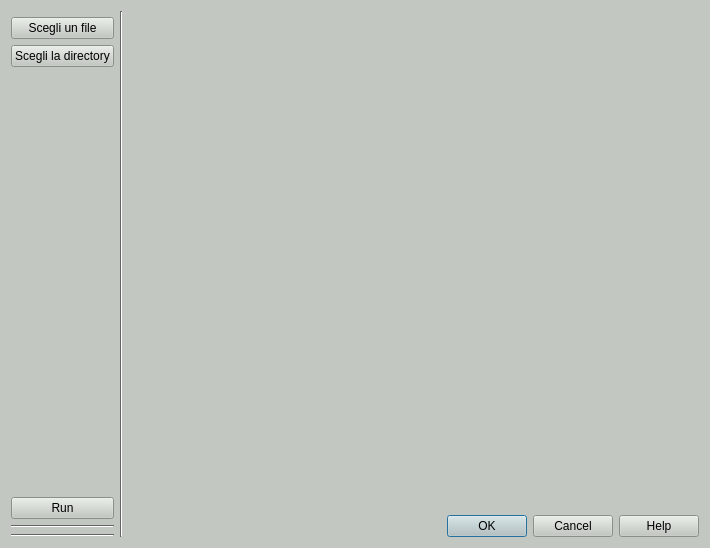
<?xml version="1.0" encoding="UTF-8"?>
<ui version="4.0">
 <class>DialogImagesComparision</class>
 <widget class="QDialog" name="DialogImagesComparision">
  <property name="geometry">
   <rect>
    <x>0</x>
    <y>0</y>
    <width>710</width>
    <height>548</height>
   </rect>
  </property>
  <property name="palette">
   <palette>
    <active>
     <colorrole role="WindowText">
      <brush brushstyle="SolidPattern">
       <color alpha="255">
        <red>0</red>
        <green>0</green>
        <blue>0</blue>
       </color>
      </brush>
     </colorrole>
     <colorrole role="Button">
      <brush brushstyle="SolidPattern">
       <color alpha="255">
        <red>194</red>
        <green>200</green>
        <blue>193</blue>
       </color>
      </brush>
     </colorrole>
     <colorrole role="Light">
      <brush brushstyle="SolidPattern">
       <color alpha="255">
        <red>255</red>
        <green>255</green>
        <blue>255</blue>
       </color>
      </brush>
     </colorrole>
     <colorrole role="Midlight">
      <brush brushstyle="SolidPattern">
       <color alpha="255">
        <red>224</red>
        <green>227</green>
        <blue>224</blue>
       </color>
      </brush>
     </colorrole>
     <colorrole role="Dark">
      <brush brushstyle="SolidPattern">
       <color alpha="255">
        <red>97</red>
        <green>100</green>
        <blue>96</blue>
       </color>
      </brush>
     </colorrole>
     <colorrole role="Mid">
      <brush brushstyle="SolidPattern">
       <color alpha="255">
        <red>129</red>
        <green>133</green>
        <blue>129</blue>
       </color>
      </brush>
     </colorrole>
     <colorrole role="Text">
      <brush brushstyle="SolidPattern">
       <color alpha="255">
        <red>0</red>
        <green>0</green>
        <blue>0</blue>
       </color>
      </brush>
     </colorrole>
     <colorrole role="BrightText">
      <brush brushstyle="SolidPattern">
       <color alpha="255">
        <red>255</red>
        <green>255</green>
        <blue>255</blue>
       </color>
      </brush>
     </colorrole>
     <colorrole role="ButtonText">
      <brush brushstyle="SolidPattern">
       <color alpha="255">
        <red>0</red>
        <green>0</green>
        <blue>0</blue>
       </color>
      </brush>
     </colorrole>
     <colorrole role="Base">
      <brush brushstyle="SolidPattern">
       <color alpha="255">
        <red>255</red>
        <green>255</green>
        <blue>255</blue>
       </color>
      </brush>
     </colorrole>
     <colorrole role="Window">
      <brush brushstyle="SolidPattern">
       <color alpha="255">
        <red>194</red>
        <green>200</green>
        <blue>193</blue>
       </color>
      </brush>
     </colorrole>
     <colorrole role="Shadow">
      <brush brushstyle="SolidPattern">
       <color alpha="255">
        <red>0</red>
        <green>0</green>
        <blue>0</blue>
       </color>
      </brush>
     </colorrole>
     <colorrole role="AlternateBase">
      <brush brushstyle="SolidPattern">
       <color alpha="255">
        <red>224</red>
        <green>227</green>
        <blue>224</blue>
       </color>
      </brush>
     </colorrole>
     <colorrole role="ToolTipBase">
      <brush brushstyle="SolidPattern">
       <color alpha="255">
        <red>255</red>
        <green>255</green>
        <blue>220</blue>
       </color>
      </brush>
     </colorrole>
     <colorrole role="ToolTipText">
      <brush brushstyle="SolidPattern">
       <color alpha="255">
        <red>0</red>
        <green>0</green>
        <blue>0</blue>
       </color>
      </brush>
     </colorrole>
     <colorrole role="PlaceholderText">
      <brush brushstyle="SolidPattern">
       <color alpha="128">
        <red>0</red>
        <green>0</green>
        <blue>0</blue>
       </color>
      </brush>
     </colorrole>
    </active>
    <inactive>
     <colorrole role="WindowText">
      <brush brushstyle="SolidPattern">
       <color alpha="255">
        <red>0</red>
        <green>0</green>
        <blue>0</blue>
       </color>
      </brush>
     </colorrole>
     <colorrole role="Button">
      <brush brushstyle="SolidPattern">
       <color alpha="255">
        <red>194</red>
        <green>200</green>
        <blue>193</blue>
       </color>
      </brush>
     </colorrole>
     <colorrole role="Light">
      <brush brushstyle="SolidPattern">
       <color alpha="255">
        <red>255</red>
        <green>255</green>
        <blue>255</blue>
       </color>
      </brush>
     </colorrole>
     <colorrole role="Midlight">
      <brush brushstyle="SolidPattern">
       <color alpha="255">
        <red>224</red>
        <green>227</green>
        <blue>224</blue>
       </color>
      </brush>
     </colorrole>
     <colorrole role="Dark">
      <brush brushstyle="SolidPattern">
       <color alpha="255">
        <red>97</red>
        <green>100</green>
        <blue>96</blue>
       </color>
      </brush>
     </colorrole>
     <colorrole role="Mid">
      <brush brushstyle="SolidPattern">
       <color alpha="255">
        <red>129</red>
        <green>133</green>
        <blue>129</blue>
       </color>
      </brush>
     </colorrole>
     <colorrole role="Text">
      <brush brushstyle="SolidPattern">
       <color alpha="255">
        <red>0</red>
        <green>0</green>
        <blue>0</blue>
       </color>
      </brush>
     </colorrole>
     <colorrole role="BrightText">
      <brush brushstyle="SolidPattern">
       <color alpha="255">
        <red>255</red>
        <green>255</green>
        <blue>255</blue>
       </color>
      </brush>
     </colorrole>
     <colorrole role="ButtonText">
      <brush brushstyle="SolidPattern">
       <color alpha="255">
        <red>0</red>
        <green>0</green>
        <blue>0</blue>
       </color>
      </brush>
     </colorrole>
     <colorrole role="Base">
      <brush brushstyle="SolidPattern">
       <color alpha="255">
        <red>255</red>
        <green>255</green>
        <blue>255</blue>
       </color>
      </brush>
     </colorrole>
     <colorrole role="Window">
      <brush brushstyle="SolidPattern">
       <color alpha="255">
        <red>194</red>
        <green>200</green>
        <blue>193</blue>
       </color>
      </brush>
     </colorrole>
     <colorrole role="Shadow">
      <brush brushstyle="SolidPattern">
       <color alpha="255">
        <red>0</red>
        <green>0</green>
        <blue>0</blue>
       </color>
      </brush>
     </colorrole>
     <colorrole role="AlternateBase">
      <brush brushstyle="SolidPattern">
       <color alpha="255">
        <red>224</red>
        <green>227</green>
        <blue>224</blue>
       </color>
      </brush>
     </colorrole>
     <colorrole role="ToolTipBase">
      <brush brushstyle="SolidPattern">
       <color alpha="255">
        <red>255</red>
        <green>255</green>
        <blue>220</blue>
       </color>
      </brush>
     </colorrole>
     <colorrole role="ToolTipText">
      <brush brushstyle="SolidPattern">
       <color alpha="255">
        <red>0</red>
        <green>0</green>
        <blue>0</blue>
       </color>
      </brush>
     </colorrole>
     <colorrole role="PlaceholderText">
      <brush brushstyle="SolidPattern">
       <color alpha="128">
        <red>0</red>
        <green>0</green>
        <blue>0</blue>
       </color>
      </brush>
     </colorrole>
    </inactive>
    <disabled>
     <colorrole role="WindowText">
      <brush brushstyle="SolidPattern">
       <color alpha="255">
        <red>97</red>
        <green>100</green>
        <blue>96</blue>
       </color>
      </brush>
     </colorrole>
     <colorrole role="Button">
      <brush brushstyle="SolidPattern">
       <color alpha="255">
        <red>194</red>
        <green>200</green>
        <blue>193</blue>
       </color>
      </brush>
     </colorrole>
     <colorrole role="Light">
      <brush brushstyle="SolidPattern">
       <color alpha="255">
        <red>255</red>
        <green>255</green>
        <blue>255</blue>
       </color>
      </brush>
     </colorrole>
     <colorrole role="Midlight">
      <brush brushstyle="SolidPattern">
       <color alpha="255">
        <red>224</red>
        <green>227</green>
        <blue>224</blue>
       </color>
      </brush>
     </colorrole>
     <colorrole role="Dark">
      <brush brushstyle="SolidPattern">
       <color alpha="255">
        <red>97</red>
        <green>100</green>
        <blue>96</blue>
       </color>
      </brush>
     </colorrole>
     <colorrole role="Mid">
      <brush brushstyle="SolidPattern">
       <color alpha="255">
        <red>129</red>
        <green>133</green>
        <blue>129</blue>
       </color>
      </brush>
     </colorrole>
     <colorrole role="Text">
      <brush brushstyle="SolidPattern">
       <color alpha="255">
        <red>97</red>
        <green>100</green>
        <blue>96</blue>
       </color>
      </brush>
     </colorrole>
     <colorrole role="BrightText">
      <brush brushstyle="SolidPattern">
       <color alpha="255">
        <red>255</red>
        <green>255</green>
        <blue>255</blue>
       </color>
      </brush>
     </colorrole>
     <colorrole role="ButtonText">
      <brush brushstyle="SolidPattern">
       <color alpha="255">
        <red>97</red>
        <green>100</green>
        <blue>96</blue>
       </color>
      </brush>
     </colorrole>
     <colorrole role="Base">
      <brush brushstyle="SolidPattern">
       <color alpha="255">
        <red>194</red>
        <green>200</green>
        <blue>193</blue>
       </color>
      </brush>
     </colorrole>
     <colorrole role="Window">
      <brush brushstyle="SolidPattern">
       <color alpha="255">
        <red>194</red>
        <green>200</green>
        <blue>193</blue>
       </color>
      </brush>
     </colorrole>
     <colorrole role="Shadow">
      <brush brushstyle="SolidPattern">
       <color alpha="255">
        <red>0</red>
        <green>0</green>
        <blue>0</blue>
       </color>
      </brush>
     </colorrole>
     <colorrole role="AlternateBase">
      <brush brushstyle="SolidPattern">
       <color alpha="255">
        <red>194</red>
        <green>200</green>
        <blue>193</blue>
       </color>
      </brush>
     </colorrole>
     <colorrole role="ToolTipBase">
      <brush brushstyle="SolidPattern">
       <color alpha="255">
        <red>255</red>
        <green>255</green>
        <blue>220</blue>
       </color>
      </brush>
     </colorrole>
     <colorrole role="ToolTipText">
      <brush brushstyle="SolidPattern">
       <color alpha="255">
        <red>0</red>
        <green>0</green>
        <blue>0</blue>
       </color>
      </brush>
     </colorrole>
     <colorrole role="PlaceholderText">
      <brush brushstyle="SolidPattern">
       <color alpha="128">
        <red>0</red>
        <green>0</green>
        <blue>0</blue>
       </color>
      </brush>
     </colorrole>
    </disabled>
   </palette>
  </property>
  <property name="windowTitle">
   <string>ChartMaker</string>
  </property>
  <layout class="QGridLayout" name="gridLayout">
   <item row="0" column="1" rowspan="7" colspan="2">
    <widget class="Line" name="line_3">
     <property name="orientation">
      <enum>Qt::Vertical</enum>
     </property>
    </widget>
   </item>
   <item row="1" column="2" rowspan="6">
    <layout class="QVBoxLayout" name="verticalLayout_3">
     <item>
      <widget class="Mplwidget" name="widget" native="true">
       <property name="sizePolicy">
        <sizepolicy hsizetype="Expanding" vsizetype="Expanding">
         <horstretch>0</horstretch>
         <verstretch>0</verstretch>
        </sizepolicy>
       </property>
       <property name="minimumSize">
        <size>
         <width>470</width>
         <height>460</height>
        </size>
       </property>
      </widget>
     </item>
     <item>
      <spacer name="verticalSpacer_2">
       <property name="orientation">
        <enum>Qt::Vertical</enum>
       </property>
       <property name="sizeHint" stdset="0">
        <size>
         <width>20</width>
         <height>40</height>
        </size>
       </property>
      </spacer>
     </item>
     <item>
      <widget class="QDialogButtonBox" name="buttonBox">
       <property name="orientation">
        <enum>Qt::Horizontal</enum>
       </property>
       <property name="standardButtons">
        <set>QDialogButtonBox::Cancel|QDialogButtonBox::Help|QDialogButtonBox::Ok</set>
       </property>
      </widget>
     </item>
    </layout>
   </item>
   <item row="1" column="0">
    <widget class="QPushButton" name="pushButton_chose_file">
     <property name="text">
      <string>Scegli un file</string>
     </property>
    </widget>
   </item>
   <item row="2" column="0">
    <widget class="QPushButton" name="pushButton_chose_dir">
     <property name="text">
      <string>Scegli la directory</string>
     </property>
    </widget>
   </item>
   <item row="4" column="0">
    <widget class="QPushButton" name="pushButton_run">
     <property name="toolTip">
      <string>Last rec</string>
     </property>
     <property name="text">
      <string>Run</string>
     </property>
     <property name="icon">
      <iconset>
       <normaloff>:/icons/7_rightArrows.png</normaloff>:/icons/7_rightArrows.png</iconset>
     </property>
    </widget>
   </item>
   <item row="5" column="0">
    <widget class="Line" name="line">
     <property name="orientation">
      <enum>Qt::Horizontal</enum>
     </property>
    </widget>
   </item>
   <item row="6" column="0">
    <widget class="Line" name="line_2">
     <property name="orientation">
      <enum>Qt::Horizontal</enum>
     </property>
    </widget>
   </item>
  </layout>
 </widget>
 <customwidgets>
  <customwidget>
   <class>Mplwidget</class>
   <extends>QWidget</extends>
   <header>mplwidget</header>
   <container>1</container>
  </customwidget>
 </customwidgets>
 <tabstops>
  <tabstop>buttonBox</tabstop>
 </tabstops>
 <resources/>
 <connections>
  <connection>
   <sender>buttonBox</sender>
   <signal>accepted()</signal>
   <receiver>DialogImagesComparision</receiver>
   <slot>accept()</slot>
   <hints>
    <hint type="sourcelabel">
     <x>253</x>
     <y>518</y>
    </hint>
    <hint type="destinationlabel">
     <x>157</x>
     <y>274</y>
    </hint>
   </hints>
  </connection>
  <connection>
   <sender>buttonBox</sender>
   <signal>rejected()</signal>
   <receiver>DialogImagesComparision</receiver>
   <slot>reject()</slot>
   <hints>
    <hint type="sourcelabel">
     <x>321</x>
     <y>518</y>
    </hint>
    <hint type="destinationlabel">
     <x>286</x>
     <y>274</y>
    </hint>
   </hints>
  </connection>
 </connections>
</ui>
